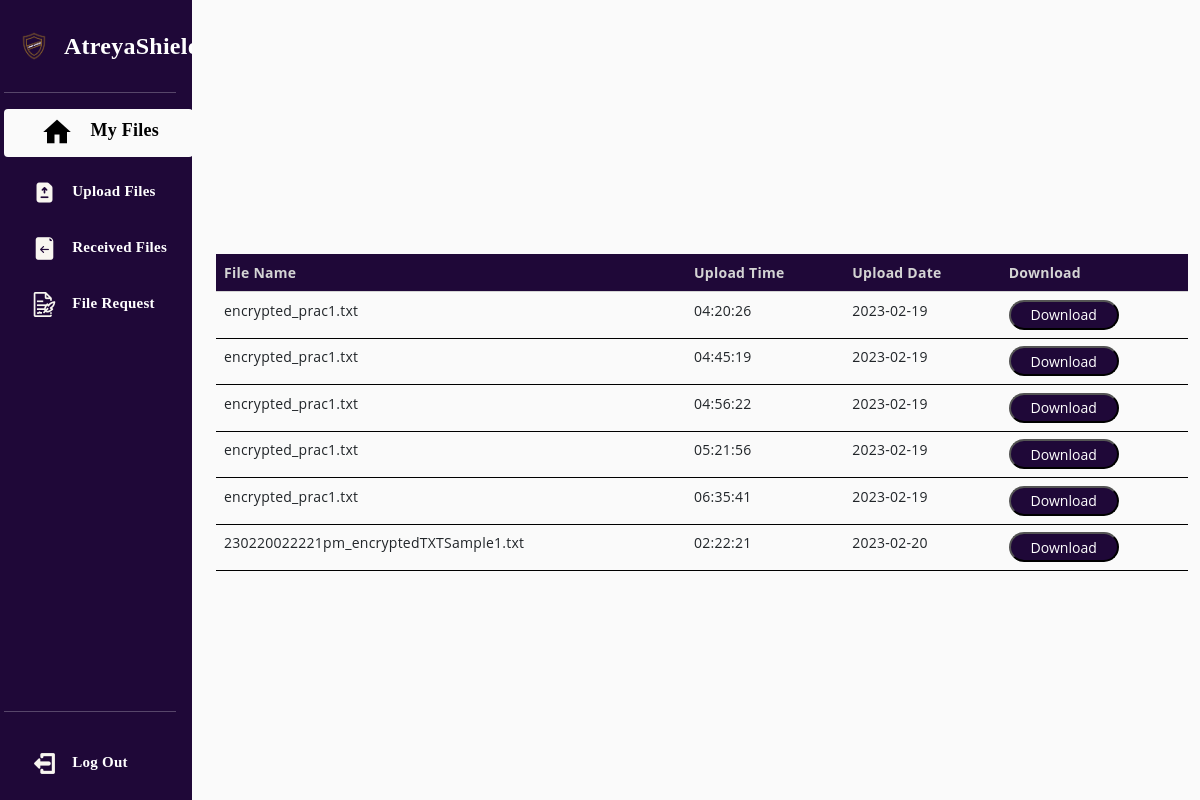
Screenshot of /AtreyaShield2/myFiles.php (signed in) with the database file from the repository.
### tables this page shows
CREATE TABLE `files` (
  `id` int(11) NOT NULL,
  `owner_id` int(11) NOT NULL,
  `Owner` varchar(255) NOT NULL,
  `image` blob NOT NULL,
  `privateKey` varchar(255) NOT NULL,
  `uploadTime` time NOT NULL,
  `uploadDate` date NOT NULL
);

### AtreyaShield2/myFiles.php (the view, shortened to what this page needs)
<?php include('session_manager.php');
$user_id = $_SESSION['id'];
?>
<?php
$dbHost     = "localhost";
$dbUsername = "root";
$dbPassword = "";
$dbName     = "atreyashield";
$db = mysqli_connect($dbHost, $dbUsername, $dbPassword, $dbName);
$sql2 = "SELECT * from files WHERE `owner_id`='$user_id'";
$result = mysqli_query($db, $sql2);
?>
<!DOCTYPE html>
<html lang="en">
<head>
    <link href="Bootstrap\bootstrap.min.css" rel="stylesheet">
    <link rel="stylesheet" href="https://cdnjs.cloudflare.com/ajax/libs/font-awesome/5.15.2/css/all.min.css">
    <link id="onyx-css" href="sidebar_css.css" rel="stylesheet">
</head>
<body>
    <div class="row">
        <div class="d-flex flex-column flex-shrink-0 p-3 text-white col-lg-2" style="background-color: #1f0838">
            <a href="/" class="d-flex align-items-center mb-3 mb-md-0 me-md-auto text-white text-decoration-none">
                <img src="Logo\AtreyaShield-1.png" height="60px" width="60px">
                <span class="fs-4 font_family">AtreyaShield</span>
            </a>
            <hr>
            <ul class="nav nav-pills flex-column mb-auto">
                <li class="nav-item">
                    <a href="#" class="nav-link font_family" aria-current="page" style="font-size: 18px; background-color: #FAFAFA; color: black; width: 110%; padding-left: 0px; padding-bottom: 10px;">
                        <svg class="bi me-2" width="16" height="16">
                        </svg>
                        &nbsp;&nbsp;<img src="PageIcons\homeBlack.png">&emsp;My Files
                    </a>
                </li>
                <li>
                    <a href="uploadFiles.php" class="nav-link text-white font_family" style="font-size: 15px; padding-left: 0px; margin-top: 15px;">
                        <svg class="bi me-2" width="16" height="16">
                        </svg>
                        <img src="PageIcons\uploadFilesWhite.png">&emsp;Upload Files
                    </a>
                </li>
                <li>
                    <a href="receivedFiles.php" class="nav-link text-white font_family" style="font-size: 15px; width: 110%; padding-left: 0px; margin-top: 15px;">
                        <svg class="bi me-2" width="16" height="16"></svg>
                        <img src="PageIcons\receiveWhite.png">&emsp;Received Files
                    </a>
                </li>
                <li>
                    <a href="fileRequest.php" class="nav-link text-white font_family" style="font-size: 15px; padding-left: 0px; margin-top: 15px;">
                        <svg class="bi me-2" width="16" height="16">
                        </svg>
                        <img src="PageIcons\requestWhite.png">&emsp;File Request
                    </a>
                </li>
            </ul>
            <hr>
            <div>
                <ul class="nav nav-pills flex-column mb-auto">
                    <li>
                        <a href="logOut.php" class="nav-link text-white font_family" style="font-size: 15px; padding-left: 0px; margin-top: 15px;">
                            <svg class="bi me-2" width="16" height="16">
                                <use xlink:href="#grid"></use>
                            </svg>
                            <img src="PageIcons\logoutWhite.png">&emsp;Log Out
                        </a>
                    </li>
                </ul>
            </div>
        </div>
        <div class="col-lg-10" style="background-color: #FAFAFA">
            <div class="wrapper">
                <section class="container-fluid inner-page">
                    <div class="row">
                        <table class="table" style="margin-top: 40px; border-color: black;">
                            <thead class="thead-dark text-dark">
                                <tr style="background-color: #1f0838; color:#D4D4D4;">
                                    <th scope="col">File Name</th>
                                    <th scope="col">Upload Time</th>
                                    <th scope="col">Upload Date</th>
                                    <th scope="col">Download</th>
                                </tr>
                            </thead>
                            <tbody class="text-dark">
                                <?php
                                while ($row = mysqli_fetch_assoc($result)) { ?>
                                    <tr>
                                        <td><?php echo $row['image']; ?></td>
                                        <td><?php echo $row['uploadTime']; ?></td>
                                        <td><?php echo $row['uploadDate']; ?></td>
                                        <td><button class="openButton" style="background-color: #1f0838; color: #FFFFFF; border-radius: 50px; width: 110px; height: 30px;" onclick="openForm(<?php echo $row['id']; ?>)" id="<?php echo $row['id']; ?>">Download</button></td>
                                    <tr>
                                    <?php } ?>
                            </tbody>
                        </table>
                    </div>
            </div>
        </div>
    </div>
</body>
</html>
</body>
</html>

### AtreyaShield2/sidebar_css.css (style rules this page uses)
html { -webkit-font-smoothing: antialiased; -moz-osx-font-smoothing: grayscale; text-shadow: rgba(0, 0, 0, 0.01) 0 0 1px; text-rendering: optimizeLegibility; background-color: #29323c; }
body { background-color: #fff; font-family: 'Open Sans', Arial, sans-serif; letter-spacing: normal; line-height: 1.5; overflow-x: hidden; font-size: 14px; color: rgba(255, 255, 255, 0.5); letter-spacing: 0.25px; background-image: linear-gradient(60deg, #29323c 0%, #485563 100%); }
* { outline: 0; }
a, a:hover, a:focus { text-decoration: none; }
button { cursor: pointer; }
* { -webkit-box-sizing: border-box; box-sizing: border-box; }
.wrapper { min-height: 100vh; display: flex; align-items: center; }

### AtreyaShield2/myFiles.php (style rules this page uses)
.font_family { font-weight: 900; font-family: Cambria, Cochin, Georgia, Times, 'Times New Roman', serif; }

### rows the page displays
files: image "encrypted_prac1.txt", uploadTime "04:20:26", uploadDate "2023-02-19"
files: image "encrypted_prac1.txt", uploadTime "04:45:19", uploadDate "2023-02-19"
files: image "encrypted_prac1.txt", uploadTime "04:56:22", uploadDate "2023-02-19"
files: image "encrypted_prac1.txt", uploadTime "05:21:56", uploadDate "2023-02-19"
files: image "encrypted_prac1.txt", uploadTime "06:35:41", uploadDate "2023-02-19"
files: image "230220022221pm_encryptedTXTSample1.txt", uploadTime "02:22:21", uploadDate "2023-02-20"
